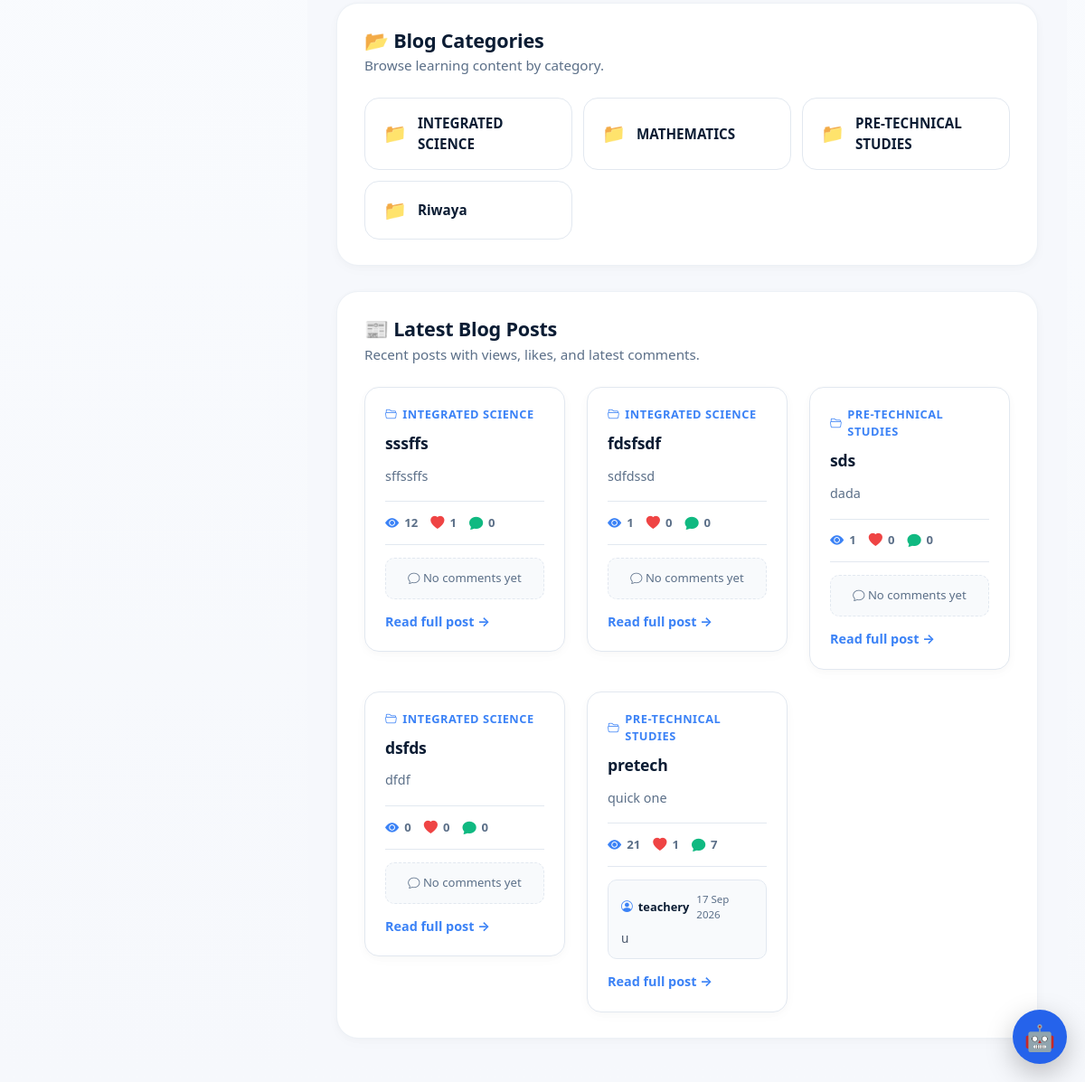
The page /accounts/teacher/dashboard/ (signed in, lower part) on the database as committed earlier.
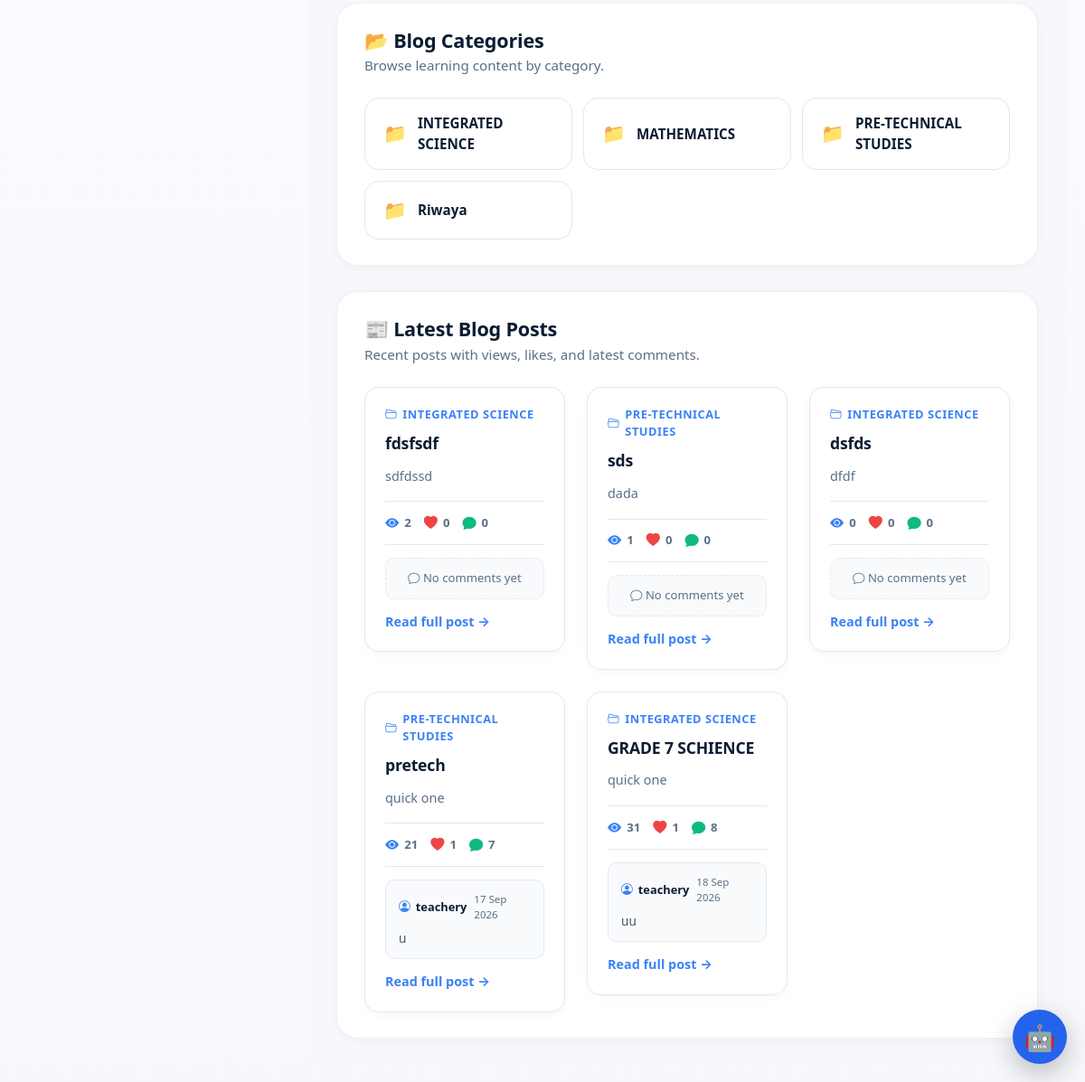
The same page on the database as committed later.
### blog/models.py (models this page shows, shortened)
class Category(models.Model):
    name = models.CharField(
        max_length=100,
        unique=True
    )
    slug = models.SlugField(
        max_length=110,
        unique=True,
        blank=True
    )
    class Meta:
        verbose_name_plural = "Categories"
        ordering = ["name"]

class Post(models.Model):
    STATUS_CHOICES = [
        ("draft", "Draft"),
        ("published", "Published"),
    ]
    title = models.CharField(
        max_length=200
    )
    slug = models.SlugField(
        max_length=200,
        unique=True,
        blank=True
    )
    category = models.ForeignKey(
        Category,
        on_delete=models.CASCADE
    )
    tags = models.ManyToManyField(
        Tag,
        blank=True
    )
    excerpt = models.TextField(
        max_length=500
    )
    content = CKEditor5Field(
        "Content",
        config_name="default"
    )
    school = models.ForeignKey(
        "schools.School",
        on_delete=models.CASCADE,
        related_name="posts",
        null=True,
        blank=True
    )
    target_classes = models.ManyToManyField(
        "schools.SchoolClass",
        blank=True,
        related_name="posts"
    )
    author = models.ForeignKey(
        User,
        on_delete=models.CASCADE,
        related_name="posts"
    )
    approved = models.BooleanField(
        default=False
    )
    is_featured = models.BooleanField(
        default=False
    )
    video = models.FileField(
        upload_to="videos/",
        blank=True,
        null=True
    )
    youtube_url = models.URLField(
        blank=True,
        null=True
    )
    view_count = models.PositiveIntegerField(
        default=0
    )
    likes = models.ManyToManyField(
        User,
        related_name="liked_posts",
        blank=True
    )
    status = models.CharField(
        max_length=10,
        choices=STATUS_CHOICES,
        default="draft"
    )
    created_at = models.DateTimeField(
        auto_now_add=True
    )
    updated_at = models.DateTimeField(
        auto_now=True
    )
    visible_to_all = models.BooleanField(
        default=False
    )
    class Meta:
        ordering = ["-created_at"]
        indexes = [
            models.Index(
                fields=["school"]
            ),
            models.Index(
                fields=["status", "approved"]
            ),
        ]

class Comment(models.Model):
    post = models.ForeignKey(
        Post,
        on_delete=models.CASCADE,
        related_name="comments"
    )
    author = models.ForeignKey(
        User,
        on_delete=models.CASCADE,
        related_name="comments"
    )
    text = CKEditor5Field(
        "Text",
        config_name="default"
    )
    liked_by = models.ManyToManyField(
        User,
        related_name="liked_comments",
        blank=True
    )
    created_at = models.DateTimeField(
        auto_now_add=True
    )
    updated_at = models.DateTimeField(
        auto_now=True
    )
    class Meta:
        ordering = [
            "created_at"
        ]

### accounts/models.py (models this page shows, shortened)
class User(AbstractUser):
    ROLE_CHOICES = [
        ("school_admin", "School Admin"),
        ("teacher", "Teacher"),
        ("student", "Student"),
        ("parent", "Parent"),
    ]
    role = models.CharField(
        max_length=20,
        choices=ROLE_CHOICES,
        default="student",
        db_index=True,
    )
    school = models.ForeignKey(
        "schools.School",
        on_delete=models.CASCADE,
        related_name="users",
        null=True,
        blank=True,
    )
    school_class = models.ForeignKey(
        "schools.SchoolClass",
        on_delete=models.SET_NULL,
        related_name="students",
        null=True,
        blank=True,
    )
    teacher_role = models.ForeignKey(
        "TeacherRole",
        on_delete=models.SET_NULL,
        null=True,
        blank=True,
        related_name="teachers",
    )
    admission_number = models.CharField(
        max_length=30,
        unique=True,
        blank=True,
        null=True,
        db_index=True,
    )
    employee_number = models.CharField(
        max_length=30,
        unique=True,
        blank=True,
        null=True,
        db_index=True,
    )
    tsc_number = models.CharField(
        max_length=30,
        blank=True,
        null=True,
    )
    phone_number = models.CharField(max_length=20, blank=True)
    profile_picture = models.ImageField(upload_to="profiles/", blank=True, null=True)
    date_of_birth = models.DateField(blank=True, null=True)
    is_verified = models.BooleanField(default=False)
    created_at = models.DateTimeField(default=timezone.now)
    updated_at = models.DateTimeField(auto_now=True)

### accounts/views.py (the view)
# urls.py: path('teacher/dashboard/', views.teacher_dashboard, name='teacher_dashboard'),
@login_required
def teacher_dashboard(request):
    teacher = request.user
    if getattr(teacher, "role", None) not in ("teacher", "school_admin"):
        return HttpResponseForbidden(
            "Only teachers and school admins can access this dashboard."
        )
    assignments = Assignment.objects.filter(
        teacher=teacher
    ).select_related("subject", "school_class").order_by("-created_at")
    assignment_count = assignments.exclude(assignment_type="quiz").count()
    quiz_count = assignments.filter(assignment_type="quiz").count()
    student_count = Enrollment.objects.filter(
        school_class__assignments__teacher=teacher,
        status="ACTIVE",
    ).values("student").distinct().count()
    pending_submissions = Submission.objects.filter(
        assignment__teacher=teacher,
        graded=False,
    ).count()
    blog_context = get_blog_context()
    role = getattr(teacher, "role", "") or "unknown"
    role_labels = {
        "teacher": "Teacher",
        "school_admin": "School Admin",
        "student": "Student",
        "parent": "Parent",
    }
    role_label = role_labels.get(role, role.replace("_", " ").title())
    return render(
        request,
        "teacher.html",
        {
            "assignments": assignments[:5],
            "assignment_count": assignment_count,
            "quiz_count": quiz_count,
            "student_count": student_count,
            "pending_submissions": pending_submissions,
            "role": role,
            "role_label": role_label,
            **blog_context,
        }
    )

### accounts/views.py (called while the page is built)
def get_blog_categories():
    categories = list(Category.objects.all().order_by("name"))
    published_posts = Post.objects.filter(
        status="published"
    ).select_related("author", "category").order_by("-created_at")
    posts_by_category = {}
    for post in published_posts:
        if post.category_id:
            posts_by_category.setdefault(post.category_id, []).append(post)
    for category in categories:
        category.dashboard_posts = posts_by_category.get(category.id, [])
    return categories

def get_blog_posts():
    return Post.objects.filter(
        status="published"
    ).select_related("author", "category").order_by("-created_at")[:5]

def get_blog_context():
    return {
        "posts": get_blog_posts(),
        "categories": get_blog_categories(),
    }

### assignments/models.py (called while the page is built)
    def __str__(self):
        return f"{self.name} - {self.school.name}"

### schools/models.py (called while the page is built)
    def __str__(self):
        return f"{self.school.name} - {self.name}"

### dashboard/templates/teacher.html (shortened to what this page needs)
{% extends "base.html" %}
{% load static %}
{% block content %}
<div class="teacher-dashboard">
    <section class="teacher-section">
        <div class="teacher-section-header">
            <h2>📂 Blog Categories</h2>
            <p>Browse learning content by category.</p>
        </div>
        {% if categories %}
            <div class="category-grid">
                {% for category in categories %}
                    <a href="{% url 'blog:category_post' category.slug %}"
                       class="category-card">
                        <span>📁</span>
                        <span>{{ category.name }}</span>
                    </a>
                {% endfor %}
            </div>
        {% else %}
            <div class="teacher-empty">
                <span class="empty-icon">🗂️</span>
                No blog categories available.
            </div>
        {% endif %}
    </section>
    <section class="teacher-section">
        <div class="teacher-section-header">
            <h2>📰 Latest Blog Posts</h2>
            <p>Recent posts with views, likes, and latest comments.</p>
        </div>
        {% if posts %}
            <div class="posts-grid" id="teacherPostsGrid">
                {% for post in posts %}
                    <article class="blog-post">
                        <div class="post-body">
                            {% if post.category %}
                                <div class="post-category">
                                    <i class="bi bi-folder2-open"></i>
                                    {{ post.category.name }}
                                </div>
                            {% endif %}
                            <h3 class="post-title">{{ post.title }}</h3>
                            {% if post.excerpt %}
                                <p class="post-excerpt">
                                    {{ post.excerpt|truncatewords:20 }}
                                </p>
                            {% endif %}
                            <div class="post-stats">
                                <span class="post-stat views">
                                    <i class="bi bi-eye-fill"></i>
                                    {{ post.view_count|default:0 }}
                                </span>
                                <span class="post-stat likes">
                                    <i class="bi bi-heart-fill"></i>
                                    {{ post.likes.count|default:0 }}
                                </span>
                                <span class="post-stat comments">
                                    <i class="bi bi-chat-fill"></i>
                                    {{ post.comments.count|default:0 }}
                                </span>
                            </div>
                            {% with latest=post.comments.all|dictsortreversed:"created_at"|first %}
                                {% if latest %}
                                    <div class="latest-comment">
                                        <div class="latest-comment-header">
                                            <span class="latest-comment-author">
                                                <i class="bi bi-person-circle"></i>
                                                {{ latest.author.username }}
                                            </span>
                                            <span class="latest-comment-date">
                                                {{ latest.created_at|date:"d M Y" }}
                                            </span>
                                        </div>
                                        <div class="latest-comment-text">
                                            {{ latest.text|truncatewords:15 }}
                                        </div>
                                    </div>
                                {% else %}
                                    <div class="no-comment">
                                        <i class="bi bi-chat"></i>
                                        No comments yet
                                    </div>
                                {% endif %}
                            {% endwith %}
                            <a href="{% url 'blog:post_detail' post.slug %}"
                               class="read-more-link">
                                Read full post →
                            </a>
                        </div>
                    </article>
                {% endfor %}
            </div>
        {% else %}
            <div class="teacher-empty">
                <span class="empty-icon">📰</span>
                No blog posts available.
            </div>
        {% endif %}
    </section>
</div>
{% endblock %}

### blog/templates/base.html (shortened to what this page needs)
{% load static %}
<!DOCTYPE html>
<html lang="en">
<head>
    <link href="https://cdn.jsdelivr.net/npm/bootstrap@5.3.7/dist/css/bootstrap.min.css" rel="stylesheet">
    <link rel="stylesheet" href="https://cdn.jsdelivr.net/npm/bootstrap-icons@1.11.3/font/bootstrap-icons.min.css">
    <link rel="stylesheet" href="{% static 'smartmind_ai/chatbot.css' %}">
    <link rel="stylesheet" href="{% static 'django_ckeditor_5/dist/styles.css' %}">
</head>
<body>
<div class="site-shell">
    <div class="layout">
        <main>
            <div class="content-wrap">
                {% block content %}{% endblock %}
            </div>
        </main>
    </div>
</div>
{% include "smartmind_ai/chatbot.html" %}
</body>
</html>

### smartmind_ai/templates/smartmind_ai/chatbot.html (shortened to what this page needs)
<div id="smartmind-chat-button">
    🤖
</div>

### static/smartmind_ai/chatbot.css (style rules this page uses)
#smartmind-chat-button { position: fixed; right: 20px; bottom: 20px; width: 65px; height: 65px; border: none; border-radius: 50%; background: #0d6efd; color: #ffffff; display: flex; align-items: center; justify-content: center; font-size: 30px; cursor: pointer; box-shadow: 0 8px 20px rgba(0, 0, 0, 0.30); z-index: 999999; transition: transform 0.2s ease, box-shadow 0.2s ease; }

### blog/templates/base.html (style rules this page uses)
:root { --bg: #f6f8fc; --surface: rgba(255, 255, 255, 0.82); --surface-solid: #ffffff; --text: #0f172a; --muted: #64748b; --primary: #2563eb; --primary-2: #1d4ed8; --border: rgba(148, 163, 184, 0.18); --shadow: 0 12px 35px rgba(15, 23, 42, 0.08); --radius: 18px; --navbar-h: 72px; --sidebar-w: 280px; --layout-pad: 20px; }
* { box-sizing: border-box; }
html { scroll-behavior: smooth; }
body { margin: 0; font-family: system-ui, -apple-system, BlinkMacSystemFont, "Segoe UI", sans-serif; background: radial-gradient(circle at top left, rgba(37, 99, 235, 0.10), transparent 28%), linear-gradient(180deg, #fbfdff 0%, var(--bg) 100%); color: var(--text); overflow-x: hidden; }
a { text-decoration: none; }
.site-shell { min-height: 100vh; display: flex; flex-direction: column; }
.layout { display: flex; align-items: flex-start; width: 100%; padding: var(--layout-pad); flex: 1; }
main { flex: 1; margin-left: calc(var(--sidebar-w) + var(--layout-pad) + 20px); min-width: 0; padding: 0; }
.content-wrap { background: transparent; min-width: 0; }

### smartmind_ai/templates/smartmind_ai/chatbot.html (style rules this page uses)
#smartmind-chat-button { position: fixed; right: 20px; bottom: 20px; width: 60px; height: 60px; border-radius: 50%; background: #2563eb; color: white; display: flex; align-items: center; justify-content: center; font-size: 28px; cursor: pointer; box-shadow: 0 10px 30px rgba(0,0,0,.25); z-index: 9999; transition: transform 0.2s ease; }

Rows that differ between the two databases and show on the page:
removed Post: category.name "INTEGRATED SCIENCE", title "sssffs", excerpt "sffssffs", view_count "12", likes.count "1", comments.count "0", shows "No comments yet"
changed Post "fdsfsdf": view_count "1" → "2"
now on this page (row unchanged): Post: category.name "INTEGRATED SCIENCE", title "GRADE 7 SCHIENCE", excerpt "quick one", view_count "31", likes.count "1", comments.count "8", comments.author.username "teachery", comments.created_at "18 Sep 2026", comments.text "uu"
